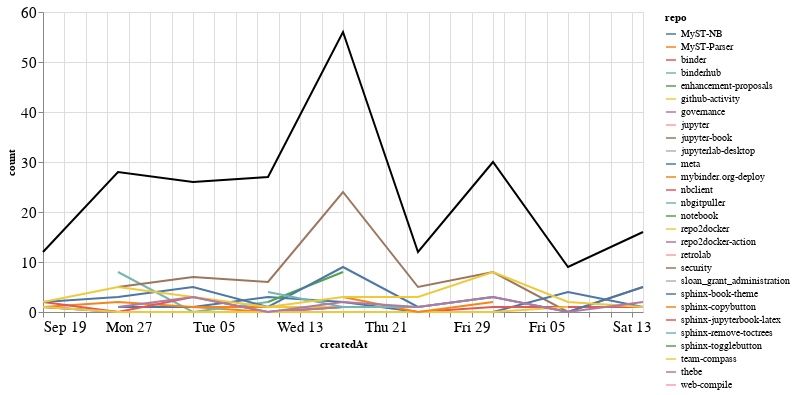

This figure's notebook cell:
### Markdown cell above
### Comments

### Code cell
comments_time = comments.groupby('repo').resample('W', on='createdAt').count()['author'].reset_index()
comments_time = comments_time.rename(columns={'author': 'count'})
comments_time_total = comments_time.groupby('createdAt').agg({"count": "sum"}).reset_index()
ch1 = alt.Chart(comments_time, width=600).mark_line().encode(
    x='createdAt',
    y='count',
    color='repo',
    tooltip="repo"
)

ch2 = alt.Chart(comments_time_total, width=600).mark_line(color="black").encode(
    x='createdAt',
    y='count',
)

ch1 + ch2

### Figure 1 — Vega-Lite specification as saved in the notebook (floating-point values rounded to 4 significant figures)
{"config": {"axisLeft": {"labelFontSize": 15}, "axisBottom": {"labelFontSize": 15}}, "layer": [{"data": {"name": "data-d095e291bafd9c1f48630b843473c1a9"}, "mark": "line", "encoding": {"color": {"type": "nominal", "field": "repo"}, "tooltip": {"type": "nominal", "field": "repo"}, "x": {"type": "temporal", "field": "createdAt"}, "y": {"type": "quantitative", "field": "count"}}, "width": 600}, {"data": {"name": "data-9bfe050367114de50165a0c686d6915a"}, "mark": {"type": "line", "color": "black"}, "encoding": {"x": {"type": "temporal", "field": "createdAt"}, "y": {"type": "quantitative", "field": "count"}}, "width": 600}], "$schema": "https://vega.github.io/schema/vega-lite/v4.8.1.json", "datasets": {"data-d095e291bafd9c1f48630b843473c1a9": [{"repo": "MyST-NB", "createdAt": "2021-09-19T00:00:00", "count": 1}, {"repo": "MyST-NB", "createdAt": "2021-09-26T00:00:00", "count": 0}, {"repo": "MyST-NB", "createdAt": "2021-10-03T00:00:00", "count": 0}, {"repo": "MyST-NB", "createdAt": "2021-10-10T00:00:00", "count": 0}, {"repo": "MyST-NB", "createdAt": "2021-10-17T00:00:00", "count": 1}, {"repo": "MyST-NB", "createdAt": "2021-10-24T00:00:00", "count": 1}, {"repo": "MyST-Parser", "createdAt": "2021-09-26T00:00:00", "count": 1}, {"repo": "MyST-Parser", "createdAt": "2021-10-03T00:00:00", "count": 1}, {"repo": "MyST-Parser", "createdAt": "2021-10-10T00:00:00", "count": 0}, {"repo": "MyST-Parser", "createdAt": "2021-10-17T00:00:00", "count": 1}, {"repo": "binder", "createdAt": "2021-09-19T00:00:00", "count": 1}, {"repo": "binderhub", "createdAt": "2021-09-26T00:00:00", "count": 8}, {"repo": "binderhub", "createdAt": "2021-10-03T00:00:00", "count": 0}, {"repo": "binderhub", "createdAt": "2021-10-10T00:00:00", "count": 2}, {"repo": "enhancement-proposals", "createdAt": "2021-10-10T00:00:00", "count": 2}, {"repo": "github-activity", "createdAt": "2021-10-10T00:00:00", "count": 1}, {"repo": "github-activity", "createdAt": "2021-10-17T00:00:00", "count": 1}, {"repo": "governance", "createdAt": "2021-09-19T00:00:00", "count": 1}, {"repo": "governance", "createdAt": "2021-09-26T00:00:00", "count": 0}, {"repo": "governance", "createdAt": "2021-10-03T00:00:00", "count": 0}, {"repo": "governance", "createdAt": "2021-10-10T00:00:00", "count": 0}, {"repo": "governance", "createdAt": "2021-10-17T00:00:00", "count": 1}, {"repo": "jupyter", "createdAt": "2021-11-14T00:00:00", "count": 1}, {"repo": "jupyter-book", "createdAt": "2021-09-26T00:00:00", "count": 5}, {"repo": "jupyter-book", "createdAt": "2021-10-03T00:00:00", "count": 7}, {"repo": "jupyter-book", "createdAt": "2021-10-10T00:00:00", "count": 6}, {"repo": "jupyter-book", "createdAt": "2021-10-17T00:00:00", "count": 24}, {"repo": "jupyter-book", "createdAt": "2021-10-24T00:00:00", "count": 5}, {"repo": "jupyter-book", "createdAt": "2021-10-31T00:00:00", "count": 8}, {"repo": "jupyter-book", "createdAt": "2021-11-07T00:00:00", "count": 0}, {"repo": "jupyter-book", "createdAt": "2021-11-14T00:00:00", "count": 5}, {"repo": "jupyterlab-desktop", "createdAt": "2021-09-26T00:00:00", "count": 1}, {"repo": "meta", "createdAt": "2021-09-26T00:00:00", "count": 1}, {"repo": "meta", "createdAt": "2021-10-03T00:00:00", "count": 1}, {"repo": "meta", "createdAt": "2021-10-10T00:00:00", "count": 3}, {"repo": "meta", "createdAt": "2021-10-17T00:00:00", "count": 2}, {"repo": "meta", "createdAt": "2021-10-24T00:00:00", "count": 0}, {"repo": "meta", "createdAt": "2021-10-31T00:00:00", "count": 0}, {"repo": "meta", "createdAt": "2021-11-07T00:00:00", "count": 4}, {"repo": "meta", "createdAt": "2021-11-14T00:00:00", "count": 1}, {"repo": "mybinder.org-deploy", "createdAt": "2021-09-19T00:00:00", "count": 1}, {"repo": "mybinder.org-deploy", "createdAt": "2021-09-26T00:00:00", "count": 2}, {"repo": "mybinder.org-deploy", "createdAt": "2021-10-03T00:00:00", "count": 1}, {"repo": "mybinder.org-deploy", "createdAt": "2021-10-10T00:00:00", "count": 1}, {"repo": "nbclient", "createdAt": "2021-09-19T00:00:00", "count": 2}, {"repo": "nbclient", "createdAt": "2021-09-26T00:00:00", "count": 0}, {"repo": "nbclient", "createdAt": "2021-10-03T00:00:00", "count": 3}, {"repo": "nbclient", "createdAt": "2021-10-10T00:00:00", "count": 0}, {"repo": "nbclient", "createdAt": "2021-10-17T00:00:00", "count": 0}, {"repo": "nbclient", "createdAt": "2021-10-24T00:00:00", "count": 0}, {"repo": "nbclient", "createdAt": "2021-10-31T00:00:00", "count": 1}, {"repo": "nbclient", "createdAt": "2021-11-07T00:00:00", "count": 1}, {"repo": "nbclient", "createdAt": "2021-11-14T00:00:00", "count": 1}, {"repo": "nbgitpuller", "createdAt": "2021-11-07T00:00:00", "count": 1}, {"repo": "notebook", "createdAt": "2021-10-10T00:00:00", "count": 2}, {"repo": "notebook", "createdAt": "2021-10-17T00:00:00", "count": 8}, {"repo": "repo2docker", "createdAt": "2021-09-19T00:00:00", "count": 1}, {"repo": "repo2docker", "createdAt": "2021-09-26T00:00:00", "count": 0}, {"repo": "repo2docker", "createdAt": "2021-10-03T00:00:00", "count": 0}, {"repo": "repo2docker", "createdAt": "2021-10-10T00:00:00", "count": 0}, {"repo": "repo2docker", "createdAt": "2021-10-17T00:00:00", "count": 0}, {"repo": "repo2docker", "createdAt": "2021-10-24T00:00:00", "count": 0}, {"repo": "repo2docker", "createdAt": "2021-10-31T00:00:00", "count": 0}, {"repo": "repo2docker", "createdAt": "2021-11-07T00:00:00", "count": 1}, {"repo": "repo2docker-action", "createdAt": "2021-09-19T00:00:00", "count": 1}, {"repo": "retrolab", "createdAt": "2021-10-31T00:00:00", "count": 1}, {"repo": "security", "createdAt": "2021-10-03T00:00:00", "count": 1}, {"repo": "sloan_grant_administration", "createdAt": "2021-10-10T00:00:00", "count": 4}, {"repo": "sphinx-book-theme", "createdAt": "2021-09-19T00:00:00", "count": 2}, {"repo": "sphinx-book-theme", "createdAt": "2021-09-26T00:00:00", "count": 3}, {"repo": "sphinx-book-theme", "createdAt": "2021-10-03T00:00:00", "count": 5}, {"repo": "sphinx-book-theme", "createdAt": "2021-10-10T00:00:00", "count": 1}, {"repo": "sphinx-book-theme", "createdAt": "2021-10-17T00:00:00", "count": 9}, {"repo": "sphinx-book-theme", "createdAt": "2021-10-24T00:00:00", "count": 1}, {"repo": "sphinx-book-theme", "createdAt": "2021-10-31T00:00:00", "count": 3}, {"repo": "sphinx-book-theme", "createdAt": "2021-11-07T00:00:00", "count": 0}, {"repo": "sphinx-book-theme", "createdAt": "2021-11-14T00:00:00", "count": 5}, {"repo": "sphinx-copybutton", "createdAt": "2021-10-17T00:00:00", "count": 3}, {"repo": "sphinx-copybutton", "createdAt": "2021-10-24T00:00:00", "count": 0}, {"repo": "sphinx-copybutton", "createdAt": "2021-10-31T00:00:00", "count": 2}, {"repo": "sphinx-jupyterbook-latex", "createdAt": "2021-10-03T00:00:00", "count": 1}, {"repo": "sphinx-remove-toctrees", "createdAt": "2021-10-10T00:00:00", "count": 4}, {"repo": "sphinx-remove-toctrees", "createdAt": "2021-10-17T00:00:00", "count": 1}, {"repo": "sphinx-remove-toctrees", "createdAt": "2021-10-24T00:00:00", "count": 1}, {"repo": "sphinx-remove-toctrees", "createdAt": "2021-10-31T00:00:00", "count": 3}, {"repo": "sphinx-togglebutton", "createdAt": "2021-10-31T00:00:00", "count": 1}, {"repo": "team-compass", "createdAt": "2021-09-19T00:00:00", "count": 2}, {"repo": "team-compass", "createdAt": "2021-09-26T00:00:00", "count": 5}, {"repo": "team-compass", "createdAt": "2021-10-03T00:00:00", "count": 3}, {"repo": "team-compass", "createdAt": "2021-10-10T00:00:00", "count": 1}, {"repo": "team-compass", "createdAt": "2021-10-17T00:00:00", "count": 3}, {"repo": "team-compass", "createdAt": "2021-10-24T00:00:00", "count": 3}, {"repo": "team-compass", "createdAt": "2021-10-31T00:00:00", "count": 8}, {"repo": "team-compass", "createdAt": "2021-11-07T00:00:00", "count": 2}, {"repo": "team-compass", "createdAt": "2021-11-14T00:00:00", "count": 1}, {"repo": "thebe", "createdAt": "2021-09-26T00:00:00", "count": 1}, {"repo": "thebe", "createdAt": "2021-10-03T00:00:00", "count": 3}, {"repo": "thebe", "createdAt": "2021-10-10T00:00:00", "count": 0}, {"repo": "thebe", "createdAt": "2021-10-17T00:00:00", "count": 2}, {"repo": "thebe", "createdAt": "2021-10-24T00:00:00", "count": 1}, {"repo": "thebe", "createdAt": "2021-10-31T00:00:00", "count": 3}, {"repo": "thebe", "createdAt": "2021-11-07T00:00:00", "count": 0}, {"repo": "thebe", "createdAt": "2021-11-14T00:00:00", "count": 2}, {"repo": "web-compile", "createdAt": "2021-09-26T00:00:00", "count": 1}], "data-9bfe050367114de50165a0c686d6915a": [{"createdAt": "2021-09-19T00:00:00", "count": 12}, {"createdAt": "2021-09-26T00:00:00", "count": 28}, {"createdAt": "2021-10-03T00:00:00", "count": 26}, {"createdAt": "2021-10-10T00:00:00", "count": 27}, {"createdAt": "2021-10-17T00:00:00", "count": 56}, {"createdAt": "2021-10-24T00:00:00", "count": 12}, {"createdAt": "2021-10-31T00:00:00", "count": 30}, {"createdAt": "2021-11-07T00:00:00", "count": 9}, {"createdAt": "2021-11-14T00:00:00", "count": 16}]}}
